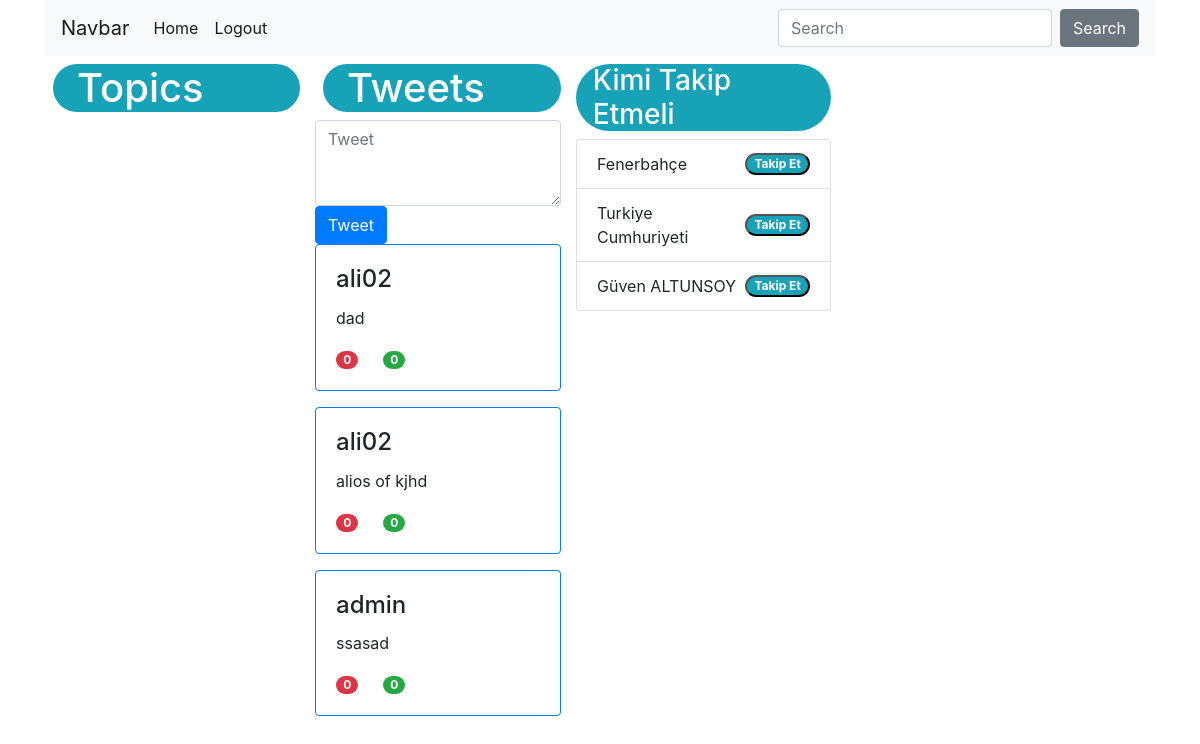
Page / (signed in) on the earlier database version.
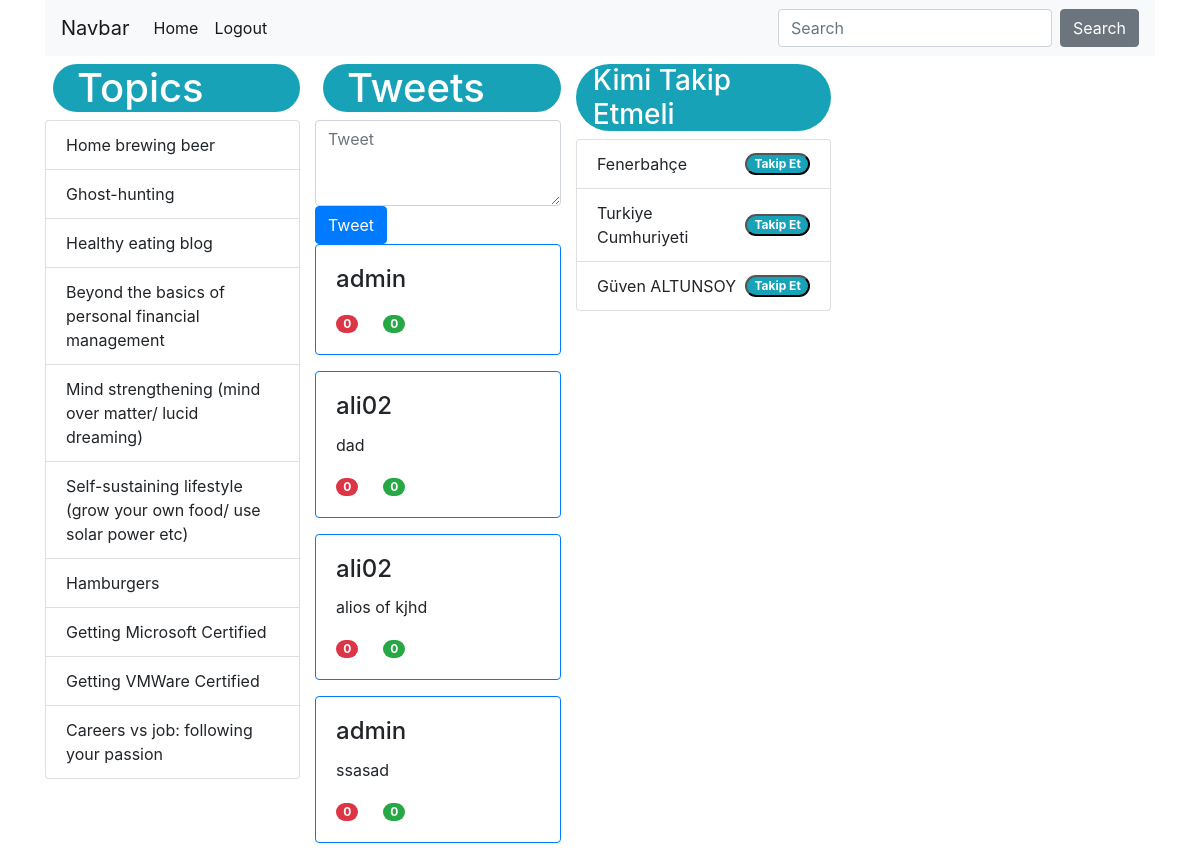
Same page on the later database version.
### tweet/models.py (models this page shows)
class Tweet(models.Model):
    user_id = models.ForeignKey(
      User, on_delete=models.CASCADE
    )
    post = models.CharField(max_length=240)
    like = models.PositiveIntegerField(default=0)
    retweet = models.PositiveIntegerField(default=0)
    created_date = models.DateTimeField(auto_now_add=True)
    updated_date = models.DateTimeField(auto_now=True)
    is_deleted = models.BooleanField(default=False)

### user_profile/models.py (models this page shows)
class Topics(models.Model):
    topic = models.CharField(max_length=300, blank=False)

### user_profile/views.py (the view)
# urls.py: path('', index),
def index(request):
    if request.user.is_authenticated:
        return get_tweet(request)
    return redirect('/login')

### tweet/views.py (called while the page is built)
def get_tweet(request):
    context = dict()
    context['last_topics'] = Topics.objects.all().order_by('-pk')[:10]
    context['tweets'] = Tweet.objects.order_by('-pk')
    return render(request, 'index.html', context)

### templates/index.html (shortened to what this page needs)
<!DOCTYPE html>
<html lang="en">
<head>
    <link rel="stylesheet" href="https://stackpath.bootstrapcdn.com/bootstrap/4.3.1/css/bootstrap.min.css"
>
</head>
<body>
    <div class="container">
        <div class="row-fluid">
            <nav class="navbar navbar-expand-lg navbar-light bg-light">
                <a class="navbar-brand" href="#">Navbar</a>
                <div class="collapse navbar-collapse" id="navbarColor03">
                    <ul class="navbar-nav mr-auto">
                        <li class="nav-item active">
                            <a class="nav-link" href="/">Home <span class="sr-only">(current)</span></a>
                        </li>
                        <li class="nav-item active">
                            <a class="nav-link" href="logout/">Logout</a>
                    </ul>
                    <form class="form-inline my-2 my-lg-0">
                        <input class="form-control mr-sm-2" type="text" placeholder="Search">
                        <button class="btn btn-secondary my-2 my-sm-0" type="submit">Search</button>
                    </form>
                </div>
            </nav>
        </div>
        <div class="row mt-2">
            <div class="col-3">
                <h1 class="ml-2 badge-info badge-pill">Topics</h1>
                <ul class="list-group">
                    {% for topic in last_topics %}
                    <li class="list-group-item d-flex justify-content-between align-items-center">
                        {{ topic.topic }}
                    </li>
                    {% endfor %}
                </ul>
            </div>
            <div class="col-6-fluid">
                <h1 class="ml-2 badge-info badge-pill">Tweets</h1>
                <form method="POST" action="/tweet/tweet-post/">
                    <textarea class="form-control" name="tweet" rows="3" placeholder="Tweet"></textarea>
                    <button class="btn btn-primary" type="submit">Tweet</button>
                </form>
                {% for tweet in tweets %}
                <div class="card border-primary mb-3">
                    <div class="card-body">
                        <h4 class="card-title">{{ tweet.user_id }}</h4>
                        <p class="card-text"> {{ tweet.post }}</p>
                        <a href="#" class="badge card-link badge-pill badge-danger">{{ tweet.like }}</a>
                        <a href="#" class="badge card-link badge-success badge-pill">{{ tweet.retweet }}</a>
                    </div>
                </div>
                {% endfor %}
            </div>
            <div class="col-3">
                <h3 class="badge-info badge-pill">
                    Kimi Takip Etmeli
                </h3>
                <ul class="list-group">
                    <li class="list-group-item d-flex justify-content-between align-items-center">
                        Fenerbahçe
                        <button class="badge badge-info badge-pill">Takip Et</button>
                    </li>
                    <li class="list-group-item d-flex justify-content-between align-items-center">
                        Turkiye Cumhuriyeti
                        <button class="badge badge-info badge-pill">Takip Et</button>
                    </li>
                    <li class="list-group-item d-flex justify-content-between align-items-center">
                        Güven ALTUNSOY
                        <button class="badge badge-info badge-pill">Takip Et</button>
                    </li>
                </ul>
            </div>
        </div>
    </div>
</body>
</html>

Differences in the rows shown:
added Topics: topic "Home brewing beer"
added Topics: topic "Ghost-hunting"
added Topics: topic "Healthy eating blog"
added Topics: topic "Beyond the basics of personal financial management"
added Topics: topic "Mind strengthening (mind over matter/ lucid dreaming)"
added Topics: topic "Self-sustaining lifestyle (grow your own food/ use solar power etc)"
added Topics: topic "Hamburgers"
added Topics: topic "Getting Microsoft Certified"
added Topics: topic "Getting VMWare Certified"
added Topics: topic "Careers vs job: following your passion"
added Tweet: user_id "admin", like "0", retweet "0"
